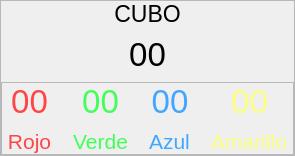
                <widget class="QFrame" name="frame_9">
                 <property name="frameShape">
                  <enum>QFrame::StyledPanel</enum>
                 </property>
                 <property name="frameShadow">
                  <enum>QFrame::Raised</enum>
                 </property>
                 <layout class="QVBoxLayout" name="verticalLayout_14">
                  <property name="spacing">
                   <number>9</number>
                  </property>
                  <property name="leftMargin">
                   <number>0</number>
                  </property>
                  <property name="topMargin">
                   <number>0</number>
                  </property>
                  <property name="rightMargin">
                   <number>0</number>
                  </property>
                  <property name="bottomMargin">
                   <number>0</number>
                  </property>
                  <item alignment="Qt::AlignHCenter">
                   <widget class="QLabel" name="label_15">
                    <property name="minimumSize">
                     <size>
                      <width>0</width>
                      <height>0</height>
                     </size>
                    </property>
                    <property name="maximumSize">
                     <size>
                      <width>16777215</width>
                      <height>35</height>
                     </size>
                    </property>
                    <property name="font">
                     <font>
                      <family>MS Sans Serif</family>
                      <pointsize>17</pointsize>
                     </font>
                    </property>
                    <property name="styleSheet">
                     <string notr="true"/>
                    </property>
                    <property name="text">
                     <string>        CUBO        </string>
                    </property>
                    <property name="alignment">
                     <set>Qt::AlignCenter</set>
                    </property>
                   </widget>
                  </item>
                  <item alignment="Qt::AlignHCenter">
                   <widget class="QLabel" name="total_cubo">
                    <property name="minimumSize">
                     <size>
                      <width>0</width>
                      <height>0</height>
                     </size>
                    </property>
                    <property name="maximumSize">
                     <size>
                      <width>16777215</width>
                      <height>60</height>
                     </size>
                    </property>
                    <property name="font">
                     <font>
                      <family>MS Sans Serif</family>
                      <pointsize>25</pointsize>
                     </font>
                    </property>
                    <property name="styleSheet">
                     <string notr="true"/>
                    </property>
                    <property name="text">
                     <string>      00      </string>
                    </property>
                    <property name="alignment">
                     <set>Qt::AlignCenter</set>
                    </property>
                   </widget>
                  </item>
                  <item>
                   <widget class="QFrame" name="frame_6">
                    <property name="frameShape">
                     <enum>QFrame::StyledPanel</enum>
                    </property>
                    <property name="frameShadow">
                     <enum>QFrame::Raised</enum>
                    </property>
                    <layout class="QHBoxLayout" name="horizontalLayout_5">
                     <property name="spacing">
                      <number>10</number>
                     </property>
                     <property name="leftMargin">
                      <number>0</number>
                     </property>
                     <property name="topMargin">
                      <number>0</number>
                     </property>
                     <property name="rightMargin">
                      <number>0</number>
                     </property>
                     <property name="bottomMargin">
                      <number>0</number>
                     </property>
                     <item>
                      <layout class="QVBoxLayout" name="verticalLayout_4">
                       <property name="spacing">
                        <number>9</number>
                       </property>
                       <item>
                        <widget class="QLabel" name="rojo_cubo">
                         <property name="minimumSize">
                          <size>
                           <width>0</width>
                           <height>0</height>
                          </size>
                         </property>
                         <property name="maximumSize">
                          <size>
                           <width>16777215</width>
                           <height>60</height>
                          </size>
                         </property>
                         <property name="font">
                          <font>
                           <family>MS Sans Serif</family>
                           <pointsize>25</pointsize>
                          </font>
                         </property>
                         <property name="styleSheet">
                          <string notr="true">color: rgb(255, 69, 69);</string>
                         </property>
                         <property name="text">
                          <string>00</string>
                         </property>
                         <property name="alignment">
                          <set>Qt::AlignCenter</set>
                         </property>
                        </widget>
                       </item>
                       <item>
                        <widget class="QLabel" name="label_16">
                         <property name="minimumSize">
                          <size>
                           <width>0</width>
                           <height>0</height>
                          </size>
                         </property>
                         <property name="maximumSize">
                          <size>
                           <width>16777215</width>
                           <height>60</height>
                          </size>
                         </property>
                         <property name="font">
                          <font>
                           <family>MS Sans Serif</family>
                           <pointsize>16</pointsize>
                          </font>
                         </property>
                         <property name="styleSheet">
                          <string notr="true">color: rgb(255, 69, 69);</string>
                         </property>
                         <property name="text">
                          <string> Rojo </string>
                         </property>
                         <property name="alignment">
                          <set>Qt::AlignCenter</set>
                         </property>
                        </widget>
                       </item>
                      </layout>
                     </item>
                     <item>
                      <layout class="QVBoxLayout" name="verticalLayout_5">
                       <property name="spacing">
                        <number>9</number>
                       </property>
                       <item>
                        <widget class="QLabel" name="verde_cubo">
                         <property name="minimumSize">
                          <size>
                           <width>0</width>
                           <height>0</height>
                          </size>
                         </property>
                         <property name="maximumSize">
                          <size>
                           <width>16777215</width>
                           <height>60</height>
                          </size>
                         </property>
                         <property name="font">
                          <font>
                           <family>MS Sans Serif</family>
                           <pointsize>25</pointsize>
                          </font>
                         </property>
                         <property name="styleSheet">
                          <string notr="true">color: rgb(66, 255, 88);</string>
                         </property>
                         <property name="text">
                          <string>00</string>
                         </property>
                         <property name="alignment">
                          <set>Qt::AlignCenter</set>
                         </property>
                        </widget>
                       </item>
                       <item>
                        <widget class="QLabel" name="label_17">
                         <property name="minimumSize">
                          <size>
                           <width>0</width>
                           <height>0</height>
                          </size>
                         </property>
                         <property name="maximumSize">
                          <size>
                           <width>16777215</width>
                           <height>60</height>
                          </size>
                         </property>
                         <property name="font">
                          <font>
                           <family>MS Sans Serif</family>
                           <pointsize>16</pointsize>
                          </font>
                         </property>
                         <property name="styleSheet">
                          <string notr="true">color: rgb(66, 255, 88);</string>
                         </property>
                         <property name="text">
                          <string> Verde </string>
                         </property>
                         <property name="alignment">
                          <set>Qt::AlignCenter</set>
                         </property>
                        </widget>
                       </item>
                      </layout>
                     </item>
                     <item>
                      <layout class="QVBoxLayout" name="verticalLayout_6">
                       <property name="spacing">
                        <number>9</number>
                       </property>
                       <item>
                        <widget class="QLabel" name="azul_cubo">
                         <property name="minimumSize">
                          <size>
                           <width>0</width>
                           <height>0</height>
                          </size>
                         </property>
                         <property name="maximumSize">
                          <size>
                           <width>16777215</width>
                           <height>60</height>
                          </size>
                         </property>
                         <property name="font">
                          <font>
                           <family>MS Sans Serif</family>
                           <pointsize>25</pointsize>
                          </font>
                         </property>
                         <property name="styleSheet">
                          <string notr="true">color: rgb(65, 166, 255);</string>
                         </property>
                         <property name="text">
                          <string>00</string>
                         </property>
                         <property name="alignment">
                          <set>Qt::AlignCenter</set>
                         </property>
                        </widget>
                       </item>
                       <item>
                        <widget class="QLabel" name="label_18">
                         <property name="minimumSize">
                          <size>
                           <width>0</width>
                           <height>0</height>
                          </size>
                         </property>
                         <property name="maximumSize">
                          <size>
                           <width>16777215</width>
                           <height>60</height>
                          </size>
                         </property>
                         <property name="font">
                          <font>
                           <family>MS Sans Serif</family>
                           <pointsize>16</pointsize>
                          </font>
                         </property>
                         <property name="styleSheet">
                          <string notr="true">color: rgb(65, 166, 255);</string>
                         </property>
                         <property name="text">
                          <string> Azul </string>
                         </property>
                         <property name="alignment">
                          <set>Qt::AlignCenter</set>
                         </property>
                        </widget>
                       </item>
                      </layout>
                     </item>
                     <item>
                      <layout class="QVBoxLayout" name="verticalLayout_7">
                       <property name="spacing">
                        <number>9</number>
                       </property>
                       <item>
                        <widget class="QLabel" name="amarillo_cubo">
                         <property name="minimumSize">
                          <size>
                           <width>0</width>
                           <height>0</height>
                          </size>
                         </property>
                         <property name="maximumSize">
                          <size>
                           <width>16777215</width>
                           <height>60</height>
                          </size>
                         </property>
                         <property name="font">
                          <font>
                           <family>MS Sans Serif</family>
                           <pointsize>25</pointsize>
                          </font>
                         </property>
                         <property name="styleSheet">
                          <string notr="true">color: rgb(253, 255, 129);</string>
                         </property>
                         <property name="text">
                          <string>00</string>
                         </property>
                         <property name="alignment">
                          <set>Qt::AlignCenter</set>
                         </property>
                        </widget>
                       </item>
                       <item>
                        <widget class="QLabel" name="label_19">
                         <property name="minimumSize">
                          <size>
                           <width>0</width>
                           <height>0</height>
                          </size>
                         </property>
                         <property name="maximumSize">
                          <size>
                           <width>16777215</width>
                           <height>60</height>
                          </size>
                         </property>
                         <property name="font">
                          <font>
                           <family>MS Sans Serif</family>
                           <pointsize>16</pointsize>
                          </font>
                         </property>
                         <property name="styleSheet">
                          <string notr="true">color: rgb(253, 255, 129);</string>
                         </property>
                         <property name="text">
                          <string> Amarillo </string>
                         </property>
                         <property name="alignment">
                          <set>Qt::AlignCenter</set>
                         </property>
                        </widget>
                       </item>
                      </layout>
                     </item>
                    </layout>
                   </widget>
                  </item>
                 </layout>
                </widget>
